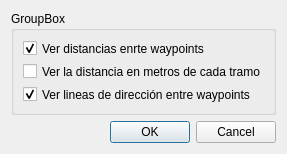
<?xml version="1.0" encoding="UTF-8"?>
<ui version="4.0">
 <class>ConfiguracionVisorWayPointsDialog</class>
 <widget class="QDialog" name="ConfiguracionVisorWayPointsDialog">
  <property name="windowModality">
   <enum>Qt::ApplicationModal</enum>
  </property>
  <property name="geometry">
   <rect>
    <x>0</x>
    <y>0</y>
    <width>287</width>
    <height>154</height>
   </rect>
  </property>
  <property name="sizePolicy">
   <sizepolicy hsizetype="Fixed" vsizetype="Fixed">
    <horstretch>0</horstretch>
    <verstretch>0</verstretch>
   </sizepolicy>
  </property>
  <property name="minimumSize">
   <size>
    <width>287</width>
    <height>154</height>
   </size>
  </property>
  <property name="maximumSize">
   <size>
    <width>50000</width>
    <height>50000</height>
   </size>
  </property>
  <property name="windowTitle">
   <string>Dialog</string>
  </property>
  <property name="windowIcon">
   <iconset resource="recursos.qrc">
    <normaloff>:/iconos/images/iconowp_Zzk_icon.ico</normaloff>:/iconos/images/iconowp_Zzk_icon.ico</iconset>
  </property>
  <layout class="QVBoxLayout" name="verticalLayout">
   <item>
    <widget class="QGroupBox" name="groupBox">
     <property name="title">
      <string>GroupBox</string>
     </property>
     <layout class="QVBoxLayout" name="verticalLayout_2">
      <item>
       <widget class="QCheckBox" name="verDistanciascheckBox">
        <property name="text">
         <string>Ver distancias enrte waypoints</string>
        </property>
        <property name="checked">
         <bool>true</bool>
        </property>
       </widget>
      </item>
      <item>
       <widget class="QCheckBox" name="distanciaDeCadaTramocheckBox">
        <property name="text">
         <string>Ver la distancia en metros de cada tramo</string>
        </property>
       </widget>
      </item>
      <item>
       <widget class="QCheckBox" name="lineasCheckBox">
        <property name="text">
         <string>Ver lineas de dirección entre waypoints</string>
        </property>
        <property name="checked">
         <bool>true</bool>
        </property>
       </widget>
      </item>
     </layout>
    </widget>
   </item>
   <item>
    <widget class="QDialogButtonBox" name="botonera">
     <property name="orientation">
      <enum>Qt::Horizontal</enum>
     </property>
     <property name="standardButtons">
      <set>QDialogButtonBox::Cancel|QDialogButtonBox::Ok</set>
     </property>
    </widget>
   </item>
  </layout>
 </widget>
 <resources>
  <include location="recursos.qrc"/>
 </resources>
 <connections>
  <connection>
   <sender>botonera</sender>
   <signal>accepted()</signal>
   <receiver>ConfiguracionVisorWayPointsDialog</receiver>
   <slot>accept()</slot>
   <hints>
    <hint type="sourcelabel">
     <x>248</x>
     <y>254</y>
    </hint>
    <hint type="destinationlabel">
     <x>157</x>
     <y>274</y>
    </hint>
   </hints>
  </connection>
  <connection>
   <sender>botonera</sender>
   <signal>rejected()</signal>
   <receiver>ConfiguracionVisorWayPointsDialog</receiver>
   <slot>reject()</slot>
   <hints>
    <hint type="sourcelabel">
     <x>316</x>
     <y>260</y>
    </hint>
    <hint type="destinationlabel">
     <x>286</x>
     <y>274</y>
    </hint>
   </hints>
  </connection>
 </connections>
</ui>
